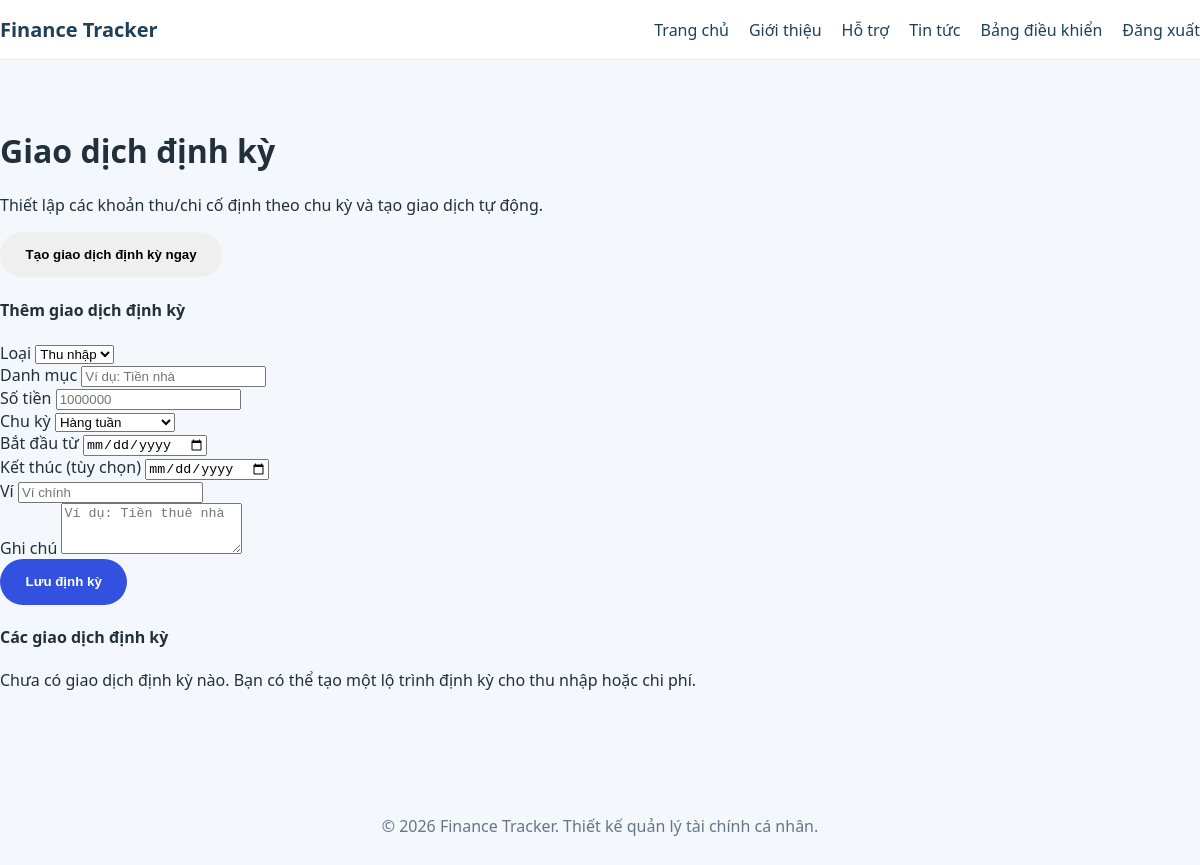
/recurring-transactions/ (signed in), run on an earlier commit of the app's database.
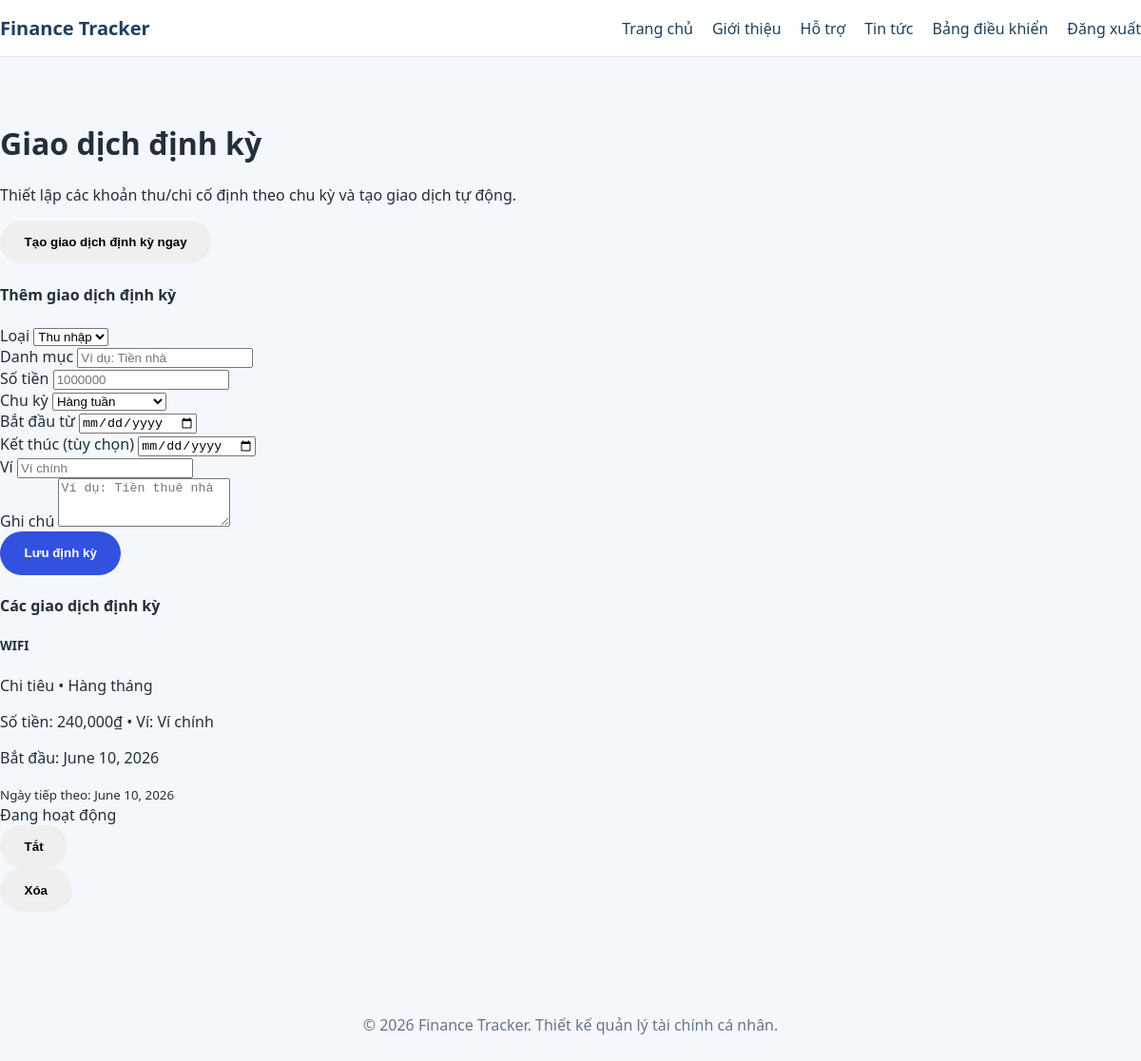
And on a later commit of the database.
### tracker/models.py (models this page shows, shortened)
class RecurringTransaction(models.Model):
    FREQUENCY_CHOICES = [
        ('daily', 'Hàng ngày'),
        ('weekly', 'Hàng tuần'),
        ('biweekly', 'Hai tuần một lần'),
        ('monthly', 'Hàng tháng'),
        ('quarterly', 'Hàng quý'),
        ('yearly', 'Hàng năm'),
        ('custom', 'Tùy chỉnh'),
    ]
    STATUS_CHOICES = [
        ('active', 'Hoạt động'),
        ('paused', 'Tạm dừng'),
        ('completed', 'Hoàn tất'),
    ]
    EXECUTION_MODE_CHOICES = [
        ('auto', 'Tự động thực hiện'),
        ('pending', 'Chờ xác nhận'),
    ]
    INTERVAL_UNIT_CHOICES = [
        ('days', 'Ngày'),
        ('weeks', 'Tuần'),
    ]
    WEEKDAY_CHOICES = [
        (0, 'Thứ Hai'),
        (1, 'Thứ Ba'),
        (2, 'Thứ Tư'),
        (3, 'Thứ Năm'),
        (4, 'Thứ Sáu'),
        (5, 'Thứ Bảy'),
        (6, 'Chủ Nhật'),
    ]
    user = models.ForeignKey(User, on_delete=models.CASCADE, null=True, blank=True)
    amount = models.DecimalField(max_digits=15, decimal_places=0, validators=[MinValueValidator(Decimal('0'))])
    type = models.CharField(max_length=10, choices=Transaction.TRANSACTION_TYPES)
    category = models.CharField(max_length=100)
    frequency = models.CharField(max_length=20, choices=FREQUENCY_CHOICES)
    wallet = models.CharField(max_length=100, default='Ví chính', blank=True)
    notes = models.TextField(blank=True, null=True)
    start_date = models.DateField()
    end_date = models.DateField(null=True, blank=True)
    max_occurrences = models.PositiveIntegerField(null=True, blank=True)
    occurrences = models.PositiveIntegerField(default=0)
    execution_mode = models.CharField(max_length=10, choices=EXECUTION_MODE_CHOICES, default='auto')
    status = models.CharField(max_length=10, choices=STATUS_CHOICES, default='active')
    is_active = models.BooleanField(default=True)
    next_run_date = models.DateField(null=True, blank=True)
    last_generated = models.DateField(null=True, blank=True)
    monthly_day = models.PositiveSmallIntegerField(null=True, blank=True, validators=[MinValueValidator(1), MaxValueValidator(31)])
    is_last_day_of_month = models.BooleanField(default=False)
    monthly_week = models.PositiveSmallIntegerField(null=True, blank=True, validators=[MinValueValidator(1), MaxValueValidator(5)])
    monthly_weekday = models.PositiveSmallIntegerField(null=True, blank=True, choices=WEEKDAY_CHOICES)
    custom_interval = models.PositiveIntegerField(null=True, blank=True)
    custom_interval_unit = models.CharField(max_length=10, choices=INTERVAL_UNIT_CHOICES, null=True, blank=True)
    cron_expression = models.CharField(max_length=100, blank=True)
    created_at = models.DateTimeField(auto_now_add=True)
    class Meta:
        indexes = [
            models.Index(fields=['next_run_date']),
            models.Index(fields=['status']),
            models.Index(fields=['execution_mode']),
        ]

### tracker/views.py (the view, shortened to what this page needs)
# urls.py: path('recurring-transactions/', views.recurring_transactions, name='recurring_transactions'),
@login_required
def recurring_transactions(request):
    recurring = RecurringTransaction.objects.filter(user=request.user)
    recurring_transactions = []
    for tx in recurring:
        recurring_transactions.append({
            'tx': tx,
            'next_date': get_next_recurring_date(tx),
        })
    context = {
        'recurring_transactions': recurring_transactions,
    }
    return render(request, 'recurring_transactions.html', context)

### tracker/models.py (called while the page is built)
def get_or_create_user_profile(self):
    profile, _ = UserProfile.objects.get_or_create(user=self)
    return profile

### tracker/views.py (called while the page is built)
def get_next_recurring_date(recurring):
    if recurring.next_run_date:
        return recurring.next_run_date
    return recurring.start_date

### tracker/templates/recurring_transactions.html (shortened to what this page needs)
{% extends 'base.html' %}
{% load humanize %}
{% block content %}
<div class="py-5">
  <div class="d-flex align-items-center justify-content-between mb-4">
    <div>
      <h1>Giao dịch định kỳ</h1>
      <p>Thiết lập các khoản thu/chi cố định theo chu kỳ và tạo giao dịch tự động.</p>
    </div>
    <form method="post" class="d-flex">
      <button type="submit" class="btn btn-success">Tạo giao dịch định kỳ ngay</button>
    </form>
  </div>
  <div class="row gy-4">
    <div class="col-lg-5">
      <div class="card shadow-sm">
        <div class="card-body">
          <h4 class="card-title">Thêm giao dịch định kỳ</h4>
          <form method="post">
            <div class="mb-3">
              <label class="form-label">Loại</label>
              <select class="form-select" name="type" required>
                <option value="income">Thu nhập</option>
              </select>
            </div>
            <div class="mb-3">
              <label class="form-label">Danh mục</label>
              <input class="form-control" type="text" name="category" placeholder="Ví dụ: Tiền nhà" required />
            </div>
            <div class="mb-3">
              <label class="form-label">Số tiền</label>
              <input class="form-control" type="number" name="amount" min="0" placeholder="1000000" required />
            </div>
            <div class="mb-3">
              <label class="form-label">Chu kỳ</label>
              <select class="form-select" name="frequency" required>
                <option value="weekly">Hàng tuần</option>
              </select>
            </div>
            <div class="mb-3">
              <label class="form-label">Bắt đầu từ</label>
              <input class="form-control" type="date" name="start_date" required />
            </div>
            <div class="mb-3">
              <label class="form-label">Kết thúc (tùy chọn)</label>
              <input class="form-control" type="date" name="end_date" />
            </div>
            <div class="mb-3">
              <label class="form-label">Ví</label>
              <input class="form-control" type="text" name="wallet" placeholder="Ví chính" />
            </div>
            <div class="mb-3">
              <label class="form-label">Ghi chú</label>
              <textarea class="form-control" name="notes" rows="3" placeholder="Ví dụ: Tiền thuê nhà"></textarea>
            </div>
            <button class="btn btn-primary w-100" type="submit">Lưu định kỳ</button>
          </form>
        </div>
      </div>
    </div>
    <div class="col-lg-7">
      <div class="card shadow-sm">
        <div class="card-body">
          <h4 class="card-title">Các giao dịch định kỳ</h4>
          {% if recurring_transactions %}
          <div class="list-group">
            {% for item in recurring_transactions %}
            <div class="list-group-item mb-3 rounded-3">
              <div class="d-flex justify-content-between align-items-start mb-2">
                <div>
                  <h5 class="mb-1">{{ item.tx.category }}</h5>
                  <p class="mb-1 text-muted">{{ item.tx.get_type_display }} • {{ item.tx.get_frequency_display }}</p>
                  <p class="mb-1">Số tiền: {{ item.tx.amount|intcomma }}₫ • Ví: {{ item.tx.wallet }}</p>
                  <p class="mb-1">Bắt đầu: {{ item.tx.start_date }}{% if item.tx.end_date %} • Kết thúc: {{ item.tx.end_date }}{% endif %}</p>
                  <small class="text-muted">Ngày tiếp theo: {{ item.next_date }}</small>
                </div>
                <div class="text-end">
                  <span class="badge {% if item.tx.is_active %}bg-success{% else %}bg-secondary{% endif %}">
                    {% if item.tx.is_active %}Đang hoạt động{% else %}Đã tắt{% endif %}
                  </span>
                </div>
              </div>
              <div class="d-flex gap-2 flex-wrap">
                <form method="post" class="d-inline">
                  <button type="submit" class="btn btn-sm {% if item.tx.is_active %}btn-outline-warning{% else %}btn-outline-success{% endif %}">
                    {% if item.tx.is_active %}Tắt{% else %}Bật{% endif %}
                  </button>
                </form>
                <form method="post" class="d-inline">
                  <button type="submit" class="btn btn-sm btn-outline-danger">Xóa</button>
                </form>
              </div>
            </div>
            {% endfor %}
          </div>
          {% else %}
          <p>Chưa có giao dịch định kỳ nào. Bạn có thể tạo một lộ trình định kỳ cho thu nhập hoặc chi phí.</p>
          {% endif %}
        </div>
      </div>
    </div>
  </div>
</div>
{% endblock %}

### tracker/templates/base.html (shortened to what this page needs)
{% load static %}
<!doctype html>
<html lang="vi">
  <head>
    <link rel="stylesheet" href="{% static 'tracker/css/style.css' %}" />
    <link
      rel="stylesheet"
      href="https://cdnjs.cloudflare.com/ajax/libs/font-awesome/6.4.0/css/all.min.css"
    />
  </head>
  <body class="{% if user.is_authenticated %}theme-{{ user.settings_profile.theme_mode }}{% else %}theme-light{% endif %}">
    <header class="site-header">
      <div class="container header-inner">
        <a class="brand" href="{% url 'home' %}">Finance Tracker</a>
        <nav class="site-nav">
          <a href="{% url 'home' %}">Trang chủ</a>
          <a href="{% url 'about' %}">Giới thiệu</a>
          <a href="{% url 'support' %}">Hỗ trợ</a>
          <a href="{% url 'news' %}">Tin tức</a>
          {% if user.is_authenticated %}
          <a href="{% url 'dashboard' %}">Bảng điều khiển</a>
          <a href="{% url 'logout' %}">Đăng xuất</a>
          {% else %}
          <a href="{% url 'login' %}">Đăng nhập</a>
          <a class="btn btn-primary" href="{% url 'register' %}">Đăng ký</a>
          {% endif %}
        </nav>
      </div>
    </header>
    <main class="page-body container">
      {% block content %}{% endblock %}
    </main>
    <footer class="site-footer">
      <p>© 2026 Finance Tracker. Thiết kế quản lý tài chính cá nhân.</p>
    </footer>
  </body>
</html>

### tracker/static/tracker/css/style.css (style rules this page uses)
* { box-sizing: border-box; }
body { margin: 0; font-family: "Segoe UI", Tahoma, Geneva, Verdana, sans-serif; background: #f4f7fb; color: #22303c; }
.site-header { background: #ffffff; border-bottom: 1px solid #e1e7ee; position: sticky; top: 0; z-index: 10; }
.header-inner { display: flex; align-items: center; justify-content: space-between; padding: 1rem 0; }
.brand { font-size: 1.25rem; font-weight: 700; color: #1f3f5b; text-decoration: none; }
.site-nav { display: flex; align-items: center; }
.site-nav a { margin-left: 1.25rem; color: #1f3f5b; text-decoration: none; transition: color 0.2s ease; }
.btn { display: inline-flex; align-items: center; justify-content: center; padding: 0.95rem 1.6rem; border-radius: 999px; border: none; text-decoration: none; cursor: pointer; font-weight: 700; transition: transform 0.2s ease, box-shadow 0.2s ease; }
.btn-primary { background: #3251df; color: #ffffff; }
.page-body { padding: 3rem 0 4rem; }
.site-footer { text-align: center; padding: 1.75rem 0; color: #66758a; }

What changed in the data, as far as the page shows it:
added RecurringTransaction: tx.category "WIFI", tx.type "Chi tiêu", tx.frequency "Hàng tháng", tx.amount "240,000", tx.wallet "Ví chính", tx.start_date "June 10, 2026", next_date "June 10, 2026", is_active "Đang hoạt động"
Also different on the page:
text no longer shown: "Chưa có giao dịch định kỳ nào. Bạn có thể tạo một lộ trình định kỳ cho thu nhập hoặc chi phí."
